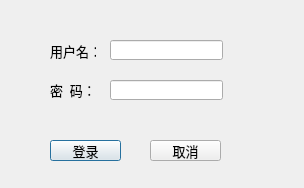
<?xml version="1.0" encoding="UTF-8"?>
<ui version="4.0">
 <class>LoginDiag</class>
 <widget class="QDialog" name="LoginDiag">
  <property name="geometry">
   <rect>
    <x>0</x>
    <y>0</y>
    <width>304</width>
    <height>188</height>
   </rect>
  </property>
  <property name="font">
   <font>
    <family>宋体</family>
    <pointsize>10</pointsize>
   </font>
  </property>
  <property name="windowTitle">
   <string>登录</string>
  </property>
  <widget class="QPushButton" name="loginBut">
   <property name="geometry">
    <rect>
     <x>50</x>
     <y>140</y>
     <width>71</width>
     <height>21</height>
    </rect>
   </property>
   <property name="font">
    <font>
     <family>宋体</family>
     <pointsize>10</pointsize>
    </font>
   </property>
   <property name="text">
    <string>登录</string>
   </property>
  </widget>
  <widget class="QPushButton" name="caclBut">
   <property name="geometry">
    <rect>
     <x>150</x>
     <y>140</y>
     <width>71</width>
     <height>21</height>
    </rect>
   </property>
   <property name="font">
    <font>
     <family>宋体</family>
     <pointsize>10</pointsize>
    </font>
   </property>
   <property name="text">
    <string>取消</string>
   </property>
  </widget>
  <widget class="QLineEdit" name="usrEdit">
   <property name="geometry">
    <rect>
     <x>110</x>
     <y>40</y>
     <width>113</width>
     <height>20</height>
    </rect>
   </property>
  </widget>
  <widget class="QLineEdit" name="pwdEdit">
   <property name="geometry">
    <rect>
     <x>110</x>
     <y>80</y>
     <width>113</width>
     <height>20</height>
    </rect>
   </property>
   <property name="echoMode">
    <enum>QLineEdit::Password</enum>
   </property>
  </widget>
  <widget class="QLabel" name="usrLabel">
   <property name="geometry">
    <rect>
     <x>50</x>
     <y>40</y>
     <width>46</width>
     <height>21</height>
    </rect>
   </property>
   <property name="font">
    <font>
     <family>宋体</family>
     <pointsize>10</pointsize>
    </font>
   </property>
   <property name="text">
    <string>用户名：</string>
   </property>
  </widget>
  <widget class="QLabel" name="pwdLabel">
   <property name="geometry">
    <rect>
     <x>50</x>
     <y>80</y>
     <width>51</width>
     <height>20</height>
    </rect>
   </property>
   <property name="font">
    <font>
     <family>宋体</family>
     <pointsize>10</pointsize>
    </font>
   </property>
   <property name="text">
    <string>密  码：</string>
   </property>
  </widget>
 </widget>
 <resources/>
 <connections/>
</ui>
